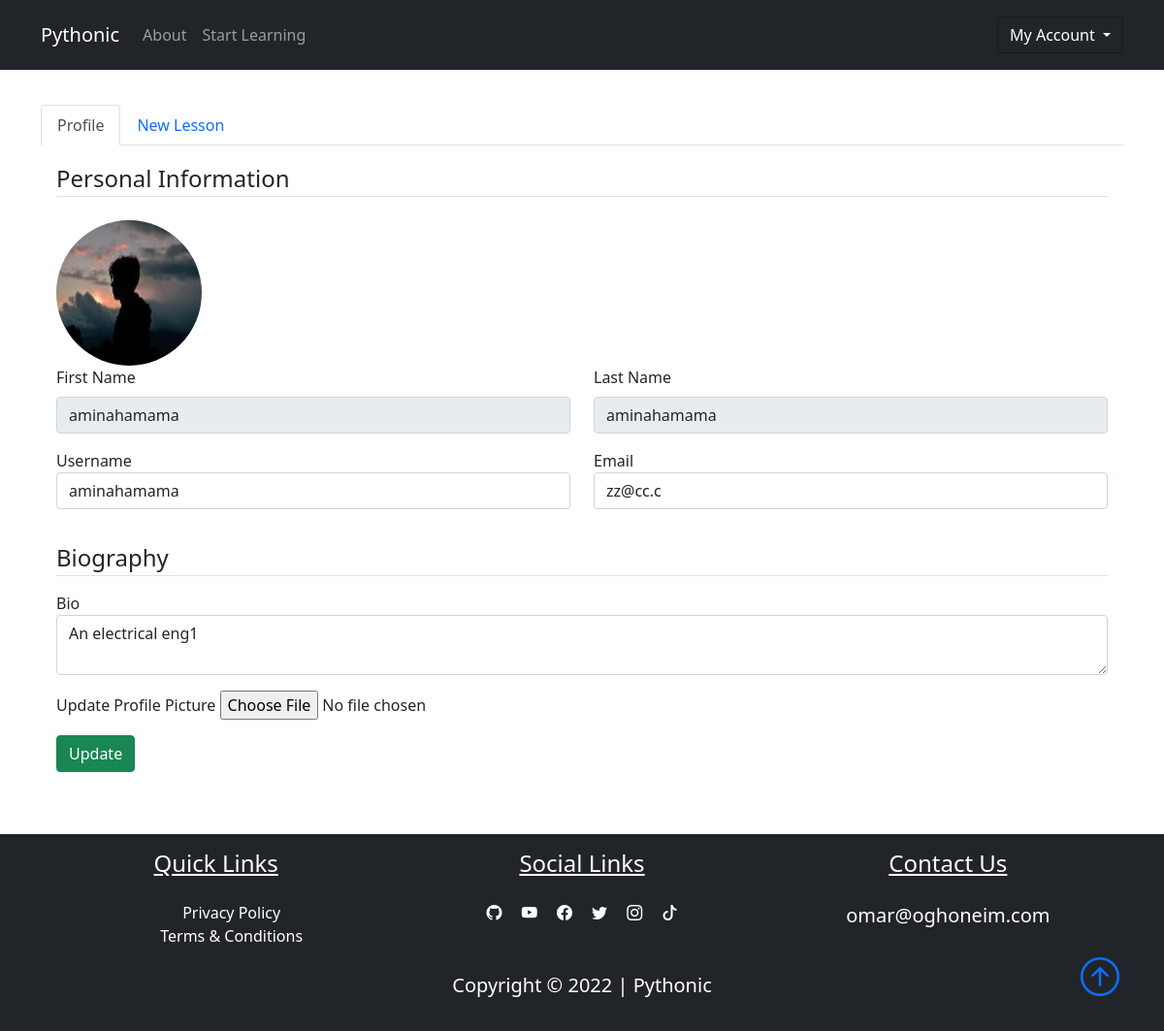
/dashboard/profile (signed in), run on the app's committed database.
### pythonic1.py (models this page shows, shortened)
class User(db.Model):
    id = db.Column(db.Integer, primary_key=True)
    fname = db.Column(db.String(25), nullable=False)
    lname = db.Column(db.String(25), nullable=False)
    username = db.Column(db.String(25), unique=True, nullable=False)
    email = db.Column(db.String(125), unique=True, nullable=False)
    image_file = db.Column(db.String(20), nullable=False, default='default.jpg')
    password = db.Column(db.String(60), nullable=False)
    lessons = db.relationship('Lesson', backref='autor', lazy=True)

### pythonic/routes.py (the view)
@app.route('/dashboard/profile', methods=['GET','POST'])
@login_required
def profile():
    profile_form = UpdateProfileForm()
    if profile_form.validate_on_submit():
        if profile_form.picture.data:
            picture_file = save_picture(profile_form.picture.data)
            current_user.image_file = picture_file
        current_user.username = profile_form.username.data
        current_user.email = profile_form.email.data
        current_user.bio = profile_form.bio.data
        db.session.commit()
        flash('Your profile has been updated', 'success')
        return redirect(url_for("profile"))
    elif request.method == "GET":
        profile_form.username.data = current_user.username
        profile_form.email.data = current_user.email
        profile_form.bio.data = current_user.bio
    image_file = url_for('static', filename=f"user_pics/{current_user.image_file}")
    return render_template('profile.html', title="Profile",profile_form= profile_form ,image_file = image_file, active_tab = 'profile')

### pythonic/forms.py (shortened to what this page needs)
class UpdateProfileForm(FlaskForm):
    username = StringField('Username', validators=[DataRequired(), Length(min=5, max=25)])
    email = StringField('Email', validators=[DataRequired(), Email()])
    bio = TextAreaField('Bio')
    picture = FileField("Update Profile Picture", validators=[FileAllowed(['jpg', 'png'])])
    submit = SubmitField('Update')

### pythonic/models.py (called while the page is built)
@login_manager.user_loader
def load_user(user_id):
    return User.query.get(int(user_id))

### pythonic/template/profile.html (shortened to what this page needs)
{%extends "dashboard.html" %}
{%block profile%}
<div class="{{'tab-pane show active fade p-3' if active_tab=='profile' else 'tab-pane fade p-3'}}" id="nav-profile" role="tabpanel" aria-labelledby="nav-profile-tab">
    <form action=" " method="POST" enctype="multipart/form-data">
        <fieldset class='form-group'>
            <legend class='border-bottom mb-4'>Personal Information</legend>
            <img class="rounded-circle user-img" src="{{image_file}}" alt="">
            <div class='form-group'>
                <div class="row mb-3">
                    <div class="col">
                        <label for="fname" class="form-label">First Name</label>
                        <input class="form-control" type="text" value="{{current_user.fname}}" id="fname" readonly>
                    </div>
                    <div class="col">
                        <label for="lname" class="form-label">Last Name</label>
                        <input class="form-control" type="text" value="{{current_user.lname}}" id="lname" readonly>
                    </div>
                </div>
                <div class="row mb-3">
                    <div class="col">
                        {{profile_form.username.label(class="form-control-label")}}
                        {%if profile_form.username.errors%}
                            {{profile_form.username(class="form-control form-control-lg is-invalid")}}
                            <div class="invalid-feedback">
                                {%for error in profile_form.username.errors%}
                                    <span class="alert">{{error}}</span>
                                {%endfor%}
                            </div>
                        {%else%}
                            {{profile_form.username(class="form-control form-control")}}
                        {%endif%}
                    </div>
                    <div class="col">
                        {{profile_form.email.label(class="form-control-label")}}
                        {%if profile_form.email.errors%}
                            {{profile_form.email(class="form-control form-control-lg is-invalid")}}
                            <div class="invalid-feedback">
                                {%for error in profile_form.email.errors%}
                                    <span class="alert">{{error}}</span>
                                {%endfor%}
                            </div>
                        {%else%}
                            {{profile_form.email(class="form-control form-control")}}
                        {%endif%}
                    </div>
                </div>
            </div>
        </fieldset>
        <fieldset>
            <legend class="border-bottom my-3">Biography</legend>
            <div class="form-group">
                <div class="my-3">
                    {{profile_form.bio.label(class='form-control-label')}}
                    {{profile_form.bio(class='form-control')}}
                </div>
                <div class="mb-3">
                    {{profile_form.picture.label}}
                    {{profile_form.picture(class='form-control-file')}}
                </div>
                <div class="col-12">
                    <button class="btn btn-success" type="submit">Update</button>
                </div>
            </div>
        </fieldset>
    </form>
</div>
{%endblock profile%}

### pythonic/template/dashboard.html (shortened to what this page needs)
{%extends "layout.html" %}
{%block content %}
<section>
    <div class="container my-5">
        <nav>
            <div class="nav nav-tabs" id="tablist">
                <a class="link" href="/dashboard/profile">
                    <button class="{{'nav-link active' if active_tab=='profile' else 'nav-link'}}" id ="nav-profile-tab" data-bs-toggle="tab" data-bs-target="#nav-profile" type="button" role="tab" aria-controls="nav-profile" aria-selected="true">
                        Profile
                    </button>
                </a>
                <a class="link" href="/dashboard/new_lesson">
                    <button class="{{'nav-link active' if active_tab=='new_lesson' else 'nav-link'}}" id ="nav-newLesson-tab" data-bs-toggle="tab" data-bs-target="#nav-newLesson" type="button" role="tab" aria-controls="nav-newLesson" aria-selected="true">
                        New Lesson
                    </button>
                </a>
            </div>
        </nav>
        <div class="tab-content" id="nav-tabContent">
            {%block profile%}
            {%endblock profile%}
        </div>
    </div>
</section>
{%endblock content%}

### pythonic/template/layout.html (shortened to what this page needs)
<!DOCTYPE html>
<html lang="en">
  <head>
    <link
      rel="stylesheet"
      href="https://cdn.jsdelivr.net/npm/bootstrap-icons@1.10.4/font/bootstrap-icons.css"
    />
    <link
      href="https://cdn.jsdelivr.net/npm/bootstrap@5.1.3/dist/css/bootstrap.min.css"
      rel="stylesheet"
    />
    <link
      rel="stylesheet"
      type="text/css"
      href="{{url_for('static', filename='main.css')}}"
    />
    <link
      rel="stylesheet"
      type="text/css"
      href="{{url_for('static', filename='style.css')}}"
    />
  </head>
  <body class="d-flex flex-column min-vh-100">
    <nav class="navbar navbar-expand-lg bg-dark navbar-dark py-3 fixed-top">
      <div class="container">
        <a href="{{url_for('home')}}" class="navbar-brand">Pythonic</a>
        <div class="collapse navbar-collapse" id="navmenu">
          <ul class="navbar-nav">
            <li class="nav-item">
              <a href="{{url_for('about')}}" class="nav-link">About</a>
            </li>
            <li class="nav-item">
              <a href="#learn" class="nav-link">Start Learning</a>
            </li>
          </ul>
          <ul class="navbar-nav ms-auto">
            {% if current_user.is_authenticated %}
              <div class="dropdown show">
                <button class="btn btn-dark bg-dark dropdown-toggle" type="button" id="dropdownMenuButton1" data-bs-toggle="dropdown" aria-expanded="false">
                  My Account
                </button>
              </div>
              {%endif%}
          </ul>
        </div>
      </div>
    </nav>
    {%block content%} {%endblock%}
    <footer class="bg-dark mt-auto">
      <div class="container p-3">
        <div class="row text-center text-white">
          <div class="col-md-12 col-lg-4 pb-2">
            <h4 class="text-center text-decoration-underline">Quick Links</h4>
            <ul class="nobull pt-3">
              <li><a href="#" class="link text-white">Privacy Policy</a></li>
              <li>
                <a href="#" class="link text-white">Terms & Conditions</a>
              </li>
            </ul>
          </div>
          <div class="col-md-12 col-lg-4">
            <h4 class="text-center text-decoration-underline pb-3">
              Social Links
            </h4>
            <a href="#" class="text-white p-2"><i class="bi-github"></i></a>
            <a href="#" class="text-white p-2"><i class="bi-youtube"></i></a>
            <a href="#" class="text-white p-2"><i class="bi-facebook"></i></a>
            <a href="#" class="text-white p-2"><i class="bi-twitter"></i></a>
            <a href="#" class="text-white p-2"><i class="bi-instagram"></i></a>
            <a href="#" class="text-white p-2"><i class="bi-tiktok"></i></a>
          </div>
          <div class="col-md-12 col-lg-4 pb-2">
            <h4 class="text-center text-decoration-underline pb-3">
              Contact Us
            </h4>
            <p class="lead">omar@oghoneim.com</p>
          </div>
        </div>
        <div class="col text-white text-center position-relative">
          <p class="lead font-weight-bold">Copyright &copy; 2022 | Pythonic</p>
          <a href="#" class="position-absolute bottom-0 end-0">
            <i class="bi bi-arrow-up-circle h1"></i>
          </a>
        </div>
      </div>
    </footer>
  </body>
</html>

### pythonic/static/main.css (style rules this page uses)
body::before { display: block; content: ''; height: 60px; }
.user-img { height: 150px; width: 150px; margin-right: 8px; }
.link { text-decoration: none; }
.nobull { list-style-type: none; }

### data on the page
User: fname "aminahamama", lname "aminahamama", username "aminahamama", email "zz@cc.c", bio "An electrical eng1"

### other printed values
{{ profile_form.username.label(class="form-control-label") }} "Username"
{{ profile_form.email.label(class="form-control-label") }} "Email"
{{ profile_form.bio.label(class='form-control-label') }} "Bio"
{{ profile_form.picture.label }} "Update Profile Picture"
